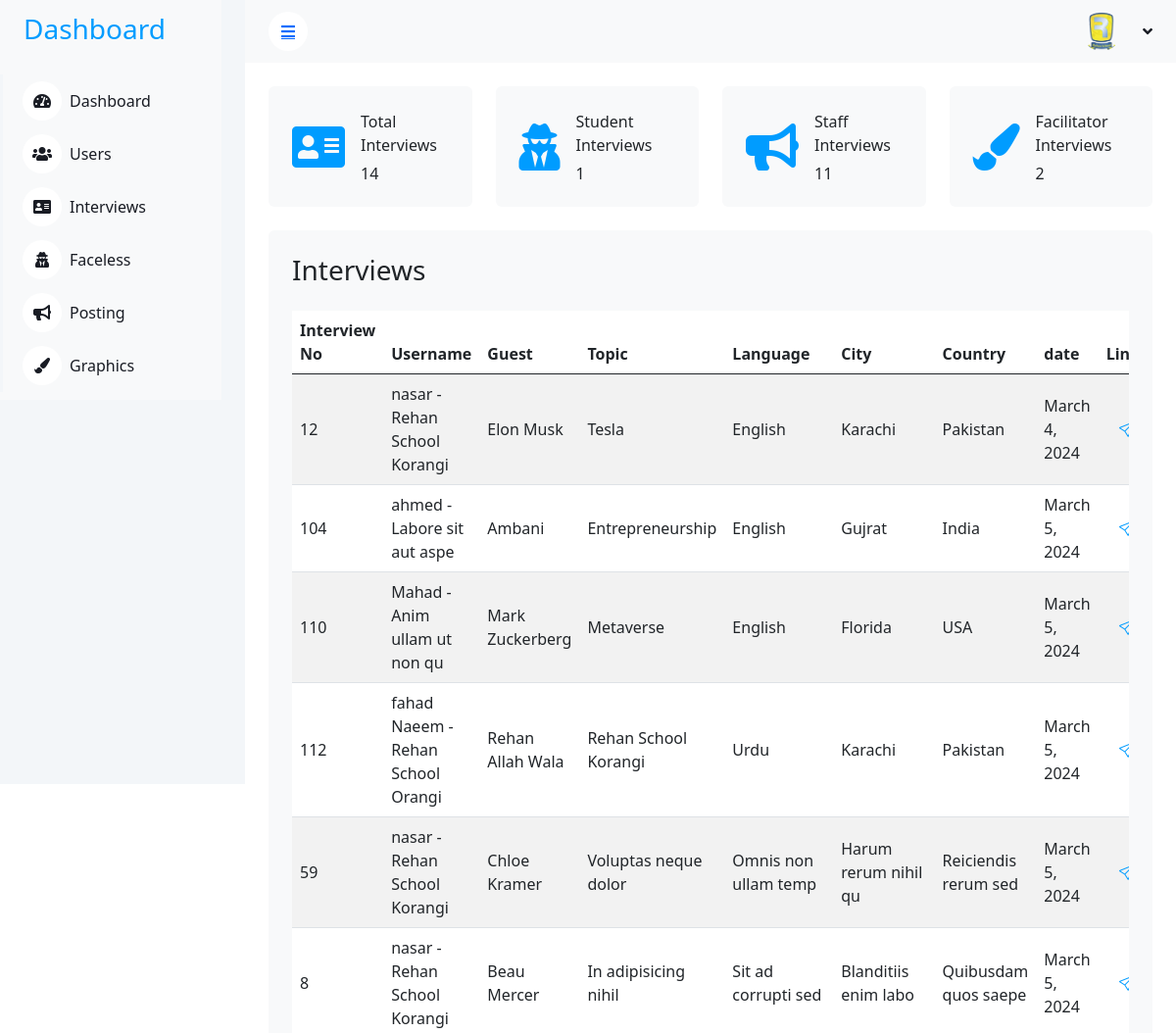
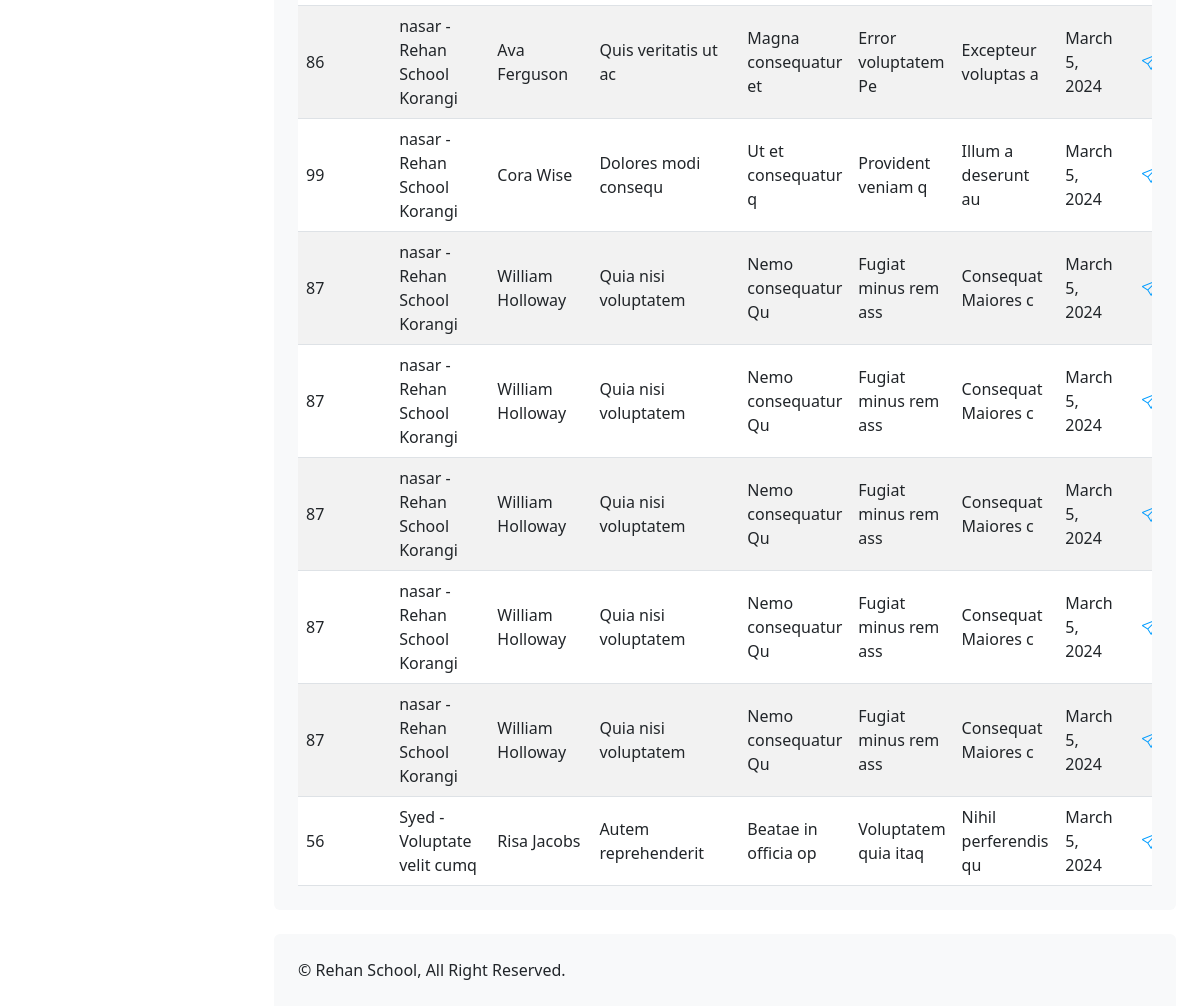
The app's page /adminpanel/interviews/ with its own data (2 pictures, top to bottom).
### students/models.py (models this page shows, shortened)
class Interviews(models.Model):
    user = models.ForeignKey(CustomUser, on_delete=models.CASCADE)
    interview_no =models.IntegerField()
    guest_name = models.CharField(max_length=100)
    topic = models.CharField(max_length=100)
    language = models.CharField(max_length=100)
    city = models.CharField(max_length=100)
    country = models.CharField(max_length=100)
    date = models.DateField(auto_now_add=True)
    url = models.URLField(max_length=550)

class CustomUser(AbstractUser):
    GENDER_CHOICES = [
        ('M', 'Male'),
        ('F', 'Female'),
        ('O', 'Other'),
    ]
    gender = models.CharField(max_length=1, choices=GENDER_CHOICES)
    school = models.CharField(max_length=100)
    fb_link = models.URLField(max_length=350)
    OCCUPATION_CHOICES = [
        ('Facilitator', 'Facilitator'),
        ('Student', 'Student'),
        ('Staff', 'Staff'),
    ]
    occupation = models.CharField(max_length=12, choices=OCCUPATION_CHOICES)
    def __str__(self):
        return f"{self.username} - {self.school}"

### adminpanel/views.py (the view)
# urls.py: path('interviews/', views.all_interviews, name='interviews'),
def all_interviews(request):
    all_interviews = Interviews.objects.all().order_by
    total_interviews = Interviews.objects.all().count()
    student_interviews = Interviews.objects.filter(user__occupation='Student').count()
    staff_interviews = Interviews.objects.filter(user__occupation='Staff').count()
    facilitator_interviews = Interviews.objects.filter(user__occupation='Facilitator').count()
    ct = {
        'all_interviews': all_interviews,
        'total_interviews': total_interviews,
        'student_interviews': student_interviews,
        'staff_interviews': staff_interviews,
        'facilitator_interviews': facilitator_interviews,
    }
    return render(request, 'adminpanel/all_interviews.html' , ct)

### templates/adminpanel/all_interviews.html (shortened to what this page needs)
{% load static %}
<!DOCTYPE html>
<html lang="en">
<head>
    <link href="https://cdnjs.cloudflare.com/ajax/libs/font-awesome/5.10.0/css/all.min.css" rel="stylesheet">
    <link href="https://cdn.jsdelivr.net/npm/bootstrap-icons@1.4.1/font/bootstrap-icons.css" rel="stylesheet">
    <link href="{% static 'lib/owlcarousel/assets/owl.carousel.min.css' %}" rel="stylesheet">
    <link href="{% static 'lib/tempusdominus/css/tempusdominus-bootstrap-4.min.css' %}" rel="stylesheet" />
    <link href="{% static 'css/bootstrap.min.css' %}" rel="stylesheet">
    <link href="https://cdnjs.cloudflare.com/ajax/libs/twitter-bootstrap/5.3.0/css/bootstrap.min.css" rel="stylesheet">
    <link href="{% static 'css/style.css' %}" rel="stylesheet">
    <link rel="stylesheet" href="https://cdn.jsdelivr.net/npm/bootstrap-icons@1.11.3/font/bootstrap-icons.min.css">
</head>
<body>
    <div class="container-xxl position-relative bg-white d-flex p-0">
        <div class="sidebar pe-4 pb-3">
            <nav class="navbar bg-light navbar-light">
                <a href="{% url 'dashboard' %}" class="navbar-brand mx-4 mb-3">
                    <h3 class="text-primary">Dashboard</h3>
                </a>
                <div class="navbar-nav w-100">
                    <a href="{% url 'dashboard' %}" class="nav-item nav-link"><i class="fa fa-tachometer-alt me-2"></i>Dashboard</a>
                    <a href="{% url 'users' %}" class="nav-item nav-link"><i class="fa fa-users me-2"></i>Users</a>
                    <a href="{% url 'interviews' %}" class="nav-item nav-link"><i class="fa fa-address-card me-2"></i>Interviews</a>
                    <a href="{% url 'faceless' %}" class="nav-item nav-link"><i class="fa fa-user-secret me-2"></i>Faceless</a>
                    <a href="{% url 'posting' %}" class="nav-item nav-link"><i class="fa fa-bullhorn me-2"></i>Posting</a>
                    <a href="{% url 'graphics' %}" class="nav-item nav-link"><i class="fa fa-paint-brush me-2"></i>Graphics</a>
                    </div>
                </div>
        </div>
        <div class="content">
            <nav class="navbar navbar-expand bg-light navbar-light sticky-top px-4 py-0">
                <a href="#" class="sidebar-toggler flex-shrink-0">
                    <i class="fa fa-bars"></i>
                </a>
                <div class="navbar-nav align-items-center ms-auto">
                    <div class="nav-item dropdown">
                        <a href="#" class="nav-link dropdown-toggle" data-bs-toggle="dropdown">
                            <img class="rounded-circle me-lg-2" src="{% static 'rehan.png' %}" alt="" style="width: 40px; height: 40px;">
                        </a>
                    </div>
                </div>
            </nav>
            <div class="container-fluid pt-4 px-4">
                <div class="row g-4">
                    <div class="col-sm-6 col-xl-3">
                        <div class="bg-light rounded d-flex align-items-center justify-content-between p-4">
                            <i class="fa fa-address-card  fa-3x text-primary"></i>
                            <div class="ms-3">
                                <p class="mb-2">Total Interviews</p>
                                <h6 class="mb-0">{{total_interviews}}</h6>
                            </div>
                        </div>
                    </div>
                    <div class="col-sm-6 col-xl-3">
                        <div class="bg-light rounded d-flex align-items-center justify-content-between p-4">
                            <i class="fa fa-user-secret fa-3x text-primary"></i>
                            <div class="ms-3">
                                <p class="mb-2">Student Interviews</p>
                                <h6 class="mb-0">{{student_interviews}}</h6>
                            </div>
                        </div>
                    </div>
                    <div class="col-sm-6 col-xl-3">
                        <div class="bg-light rounded d-flex align-items-center justify-content-between p-4">
                            <i class="fa fa-bullhorn fa-3x text-primary"></i>
                            <div class="ms-3">
                                <p class="mb-2">Staff Interviews</p>
                                <h6 class="mb-0">{{staff_interviews}}</h6>
                            </div>
                        </div>
                    </div>
                    <div class="col-sm-6 col-xl-3">
                        <div class="bg-light rounded d-flex align-items-center justify-content-between p-4">
                            <i class="fa fa-paint-brush fa-3x text-primary"></i>
                            <div class="ms-3">
                                <p class="mb-2">Facilitator Interviews</p>
                                <h6 class="mb-0">{{facilitator_interviews}}</h6>
                            </div>
                        </div>
                    </div>
                </div>
            </div>
            <div class="container-fluid pt-4 px-4">
                <div class="bg-light text-center rounded p-4">
                    <div class="d-flex align-items-center justify-content-between mb-4">
                        <h3 class="mb-0">Interviews</h3>
                    </div>
                    <div class="table-responsive">
                        <table id="interviews" class="table text-start align-middle table-striped table-hover mb-0">
                            <thead>
                                <tr class="text-dark">
                                    <th scope="col">Interview No</th>
                                    <th scope="col">Username</th>
                                    <th scope="col">Guest</th>
                                    <th scope="col">Topic</th>
                                    <th scope="col">Language</th>
                                    <th scope="col">City</th>
                                    <th scope="col">Country</th>
                                    <th scope="col">date</th>
                                    <th scope="col">Link</th>
                                </tr>
                            </thead>
                            <tbody>
                                {% for inte in all_interviews %}
                                <tr>
                                    <td>{{inte.interview_no}}</td>
                                    <td>{{inte.user}}</td>
                                    <td>{{inte.guest_name}}</td>
                                    <td>{{inte.topic}}</td>
                                    <td>{{inte.language}}</td>
                                    <td>{{inte.city}}</td>
                                    <td>{{inte.country}}</td>
                                    <td>{{inte.date}}</td>
                                    <td>
                                        <a class="btn btn-default" target="_blank" href="{{inte.url}}">
                                            <i class="bi bi-send" style="color:#009CFF !important"></i>
                                        </a>
                                    </td>
                                </tr>
                                {% endfor %}
                            </tbody>
                        </table>
                  </div>
                </div>
            </div>
            <div class="container-fluid pt-4 px-4">
                <div class="bg-light rounded-top p-4">
                    <div class="row">
                        <div class="col-12 col-sm-6 text-center text-sm-start">
                            &copy; Rehan School, All Right Reserved.
                        </div>
                    </div>
                </div>
            </div>
        </div>
</body>
</html>

### static/css/style.css (style rules this page uses)
:root { --primary: #009CFF; --light: #F3F6F9; --dark: #191C24; }
.btn { transition: .5s; }
.sidebar { position: fixed; top: 0; left: 0; bottom: 0; width: 250px; height: 100vh; overflow-y: auto; background: var(--light); transition: 0.5s; z-index: 999; }
.content { margin-left: 250px; min-height: 100vh; background: #FFFFFF; transition: 0.5s; }
@media (min-width: 992px) { .sidebar { margin-left: 0; } }
@media (min-width: 992px) { .content { width: calc(100% - 250px); } }
.sidebar .navbar .navbar-nav .nav-link { padding: 7px 20px; color: var(--dark); font-weight: 500; border-left: 3px solid var(--light); border-radius: 0 30px 30px 0; outline: none; }
.sidebar .navbar .navbar-nav .nav-link i { width: 40px; height: 40px; display: inline-flex; align-items: center; justify-content: center; background: #FFFFFF; border-radius: 40px; }
.content .navbar .navbar-nav .nav-link { margin-left: 25px; padding: 12px 0; color: var(--dark); outline: none; }
.content .navbar .sidebar-toggler, .content .navbar .navbar-nav .nav-link i { width: 40px; height: 40px; display: inline-flex; align-items: center; justify-content: center; background: #FFFFFF; border-radius: 40px; }
.content .navbar .dropdown-toggle::after { margin-left: 6px; vertical-align: middle; border: none; content: "\f107"; font-family: "Font Awesome 5 Free"; font-weight: 900; transition: .5s; }

### templates/adminpanel/all_interviews.html (style rules this page uses)
.text-primary { color: #009CFF !important; }

### records on screen
Interviews: interview_no "12", user "nasar - Rehan School Korangi", guest_name "Elon Musk", topic "Tesla", language "English", city "Karachi", country "Pakistan", date "March 4, 2024"
Interviews: interview_no "104", user "ahmed - Labore sit aut aspe", guest_name "Ambani", topic "Entrepreneurship", language "English", city "Gujrat", country "India", date "March 5, 2024"
Interviews: interview_no "110", user "Mahad - Anim ullam ut non qu", guest_name "Mark Zuckerberg", topic "Metaverse", language "English", city "Florida", country "USA", date "March 5, 2024"
Interviews: interview_no "112", user "fahad Naeem - Rehan School Orangi", guest_name "Rehan Allah Wala", topic "Rehan School Korangi", language "Urdu", city "Karachi", country "Pakistan", date "March 5, 2024"
Interviews: interview_no "59", user "nasar - Rehan School Korangi", guest_name "Chloe Kramer", topic "Voluptas neque dolor", language "Omnis non ullam temp", city "Harum rerum nihil qu", country "Reiciendis rerum sed", date "March 5, 2024"
Interviews: interview_no "8", user "nasar - Rehan School Korangi", guest_name "Beau Mercer", topic "In adipisicing nihil", language "Sit ad corrupti sed", city "Blanditiis enim labo", country "Quibusdam quos saepe", date "March 5, 2024"
Interviews: interview_no "86", user "nasar - Rehan School Korangi", guest_name "Ava Ferguson", topic "Quis veritatis ut ac", language "Magna consequatur et", city "Error voluptatem Pe", country "Excepteur voluptas a", date "March 5, 2024"
Interviews: interview_no "99", user "nasar - Rehan School Korangi", guest_name "Cora Wise", topic "Dolores modi consequ", language "Ut et consequatur q", city "Provident veniam q", country "Illum a deserunt au", date "March 5, 2024"
Interviews: interview_no "87", user "nasar - Rehan School Korangi", guest_name "William Holloway", topic "Quia nisi voluptatem", language "Nemo consequatur Qu", city "Fugiat minus rem ass", country "Consequat Maiores c", date "March 5, 2024"
Interviews: interview_no "87", user "nasar - Rehan School Korangi", guest_name "William Holloway", topic "Quia nisi voluptatem", language "Nemo consequatur Qu", city "Fugiat minus rem ass", country "Consequat Maiores c", date "March 5, 2024"
Interviews: interview_no "87", user "nasar - Rehan School Korangi", guest_name "William Holloway", topic "Quia nisi voluptatem", language "Nemo consequatur Qu", city "Fugiat minus rem ass", country "Consequat Maiores c", date "March 5, 2024"
Interviews: interview_no "87", user "nasar - Rehan School Korangi", guest_name "William Holloway", topic "Quia nisi voluptatem", language "Nemo consequatur Qu", city "Fugiat minus rem ass", country "Consequat Maiores c", date "March 5, 2024"
Interviews: interview_no "87", user "nasar - Rehan School Korangi", guest_name "William Holloway", topic "Quia nisi voluptatem", language "Nemo consequatur Qu", city "Fugiat minus rem ass", country "Consequat Maiores c", date "March 5, 2024"
Interviews: interview_no "56", user "Syed - Voluptate velit cumq", guest_name "Risa Jacobs", topic "Autem reprehenderit", language "Beatae in officia op", city "Voluptatem quia itaq", country "Nihil perferendis qu", date "March 5, 2024"

### other values on screen
{{ total_interviews }} "14"
{{ student_interviews }} "1"
{{ staff_interviews }} "11"
{{ facilitator_interviews }} "2"
